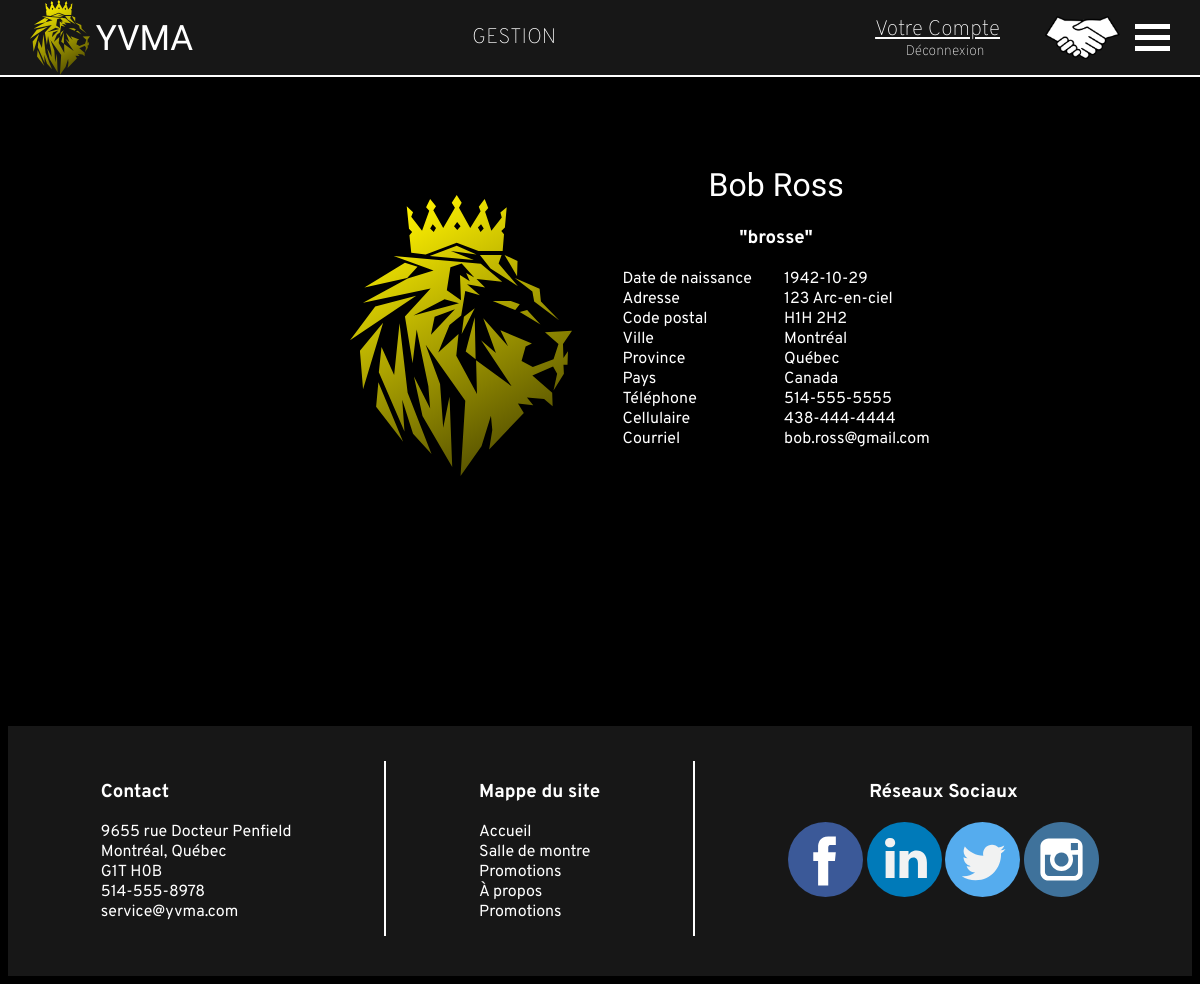
The page /VEHICULES_DOCCASION_INC/index.php?Utilisateur&action=compte (signed in) on the database its author committed.
### tables this page shows
CREATE TABLE utilisateur (
	idUtilisateur SMALLINT UNSIGNED AUTO_INCREMENT,
	prenom VARCHAR(50) NOT NULL,
	nom VARCHAR(50) NOT NULL,
	dateNaissance DATE NOT NULL,
	adresse VARCHAR(60) NOT NULL,
	codePostal CHAR(7) NOT NULL,
	telephone CHAR(12) NOT NULL,
	cellulaire CHAR(12),
	courriel VARCHAR(60) NOT NULL,
	pseudonyme VARCHAR(20) UNIQUE NOT NULL,
	motDePasse VARCHAR(250) NOT NULL,
	codeOubliMDP VARCHAR(250),
	dateExpirationCode DATE,
	villeId SMALLINT UNSIGNED NOT NULL,
	privilegeId SMALLINT UNSIGNED NOT NULL,
	visibilite BOOLEAN NOT NULL,
	PRIMARY KEY(idUtilisateur),
	FOREIGN KEY(villeId) REFERENCES ville(idVille),
	FOREIGN KEY(privilegeId) REFERENCES privilege(idPrivilege)
);

CREATE TABLE ville (
	idVille SMALLINT UNSIGNED AUTO_INCREMENT,
	nomVilleFR VARCHAR(50) NOT NULL,
	nomVilleEN VARCHAR(50) NOT NULL,
	provinceCode CHAR(2) NOT NULL,
	visibilite BOOLEAN NOT NULL,
	PRIMARY KEY(idVille),
	FOREIGN KEY(provinceCode) REFERENCES province(codeProvince)
);

CREATE TABLE province (
	codeProvince CHAR(2),
	nomProvinceFR VARCHAR(50) NOT NULL,
	nomProvinceEN VARCHAR(50) NOT NULL,
	paysId SMALLINT UNSIGNED NOT NULL,
	visibilite BOOLEAN NOT NULL,
	PRIMARY KEY(codeProvince),
	FOREIGN KEY(paysId) REFERENCES pays(idPays)
);

CREATE TABLE pays (
	idPays SMALLINT UNSIGNED AUTO_INCREMENT,
	nomPaysFR VARCHAR(50) NOT NULL,
	nomPaysEN VARCHAR(50) NOT NULL,
	visibilite BOOLEAN NOT NULL,
	PRIMARY KEY(idPays)
);

### VEHICULES_DOCCASION_INC/index.php (called while the page is built, shortened)
<?php
    function mon_autoloader($classe) {
        $repertoires = array(RACINE . "controleurs/",
						RACINE . "modeles/",
						RACINE . "vues/");
        foreach ($repertoires as $rep) {
            if (file_exists($rep . $classe . ".php")) {
                return;
            }
        }
    }
	Routeur::route();
?>

### VEHICULES_DOCCASION_INC/modeles/TemplateDAO.php (called while the page is built, shortened)
<?php
	abstract class TemplateDAO {
		public function __construct() {
			$this->connexion = new PDO("mysql:host=localhost;dbname=concessionnaire", "root", "");
		}
	}
?>

### VEHICULES_DOCCASION_INC/modeles/Modele_Utilisateur.php (called while the page is built, shortened)
<?php
	class Modele_Utilisateur extends TemplateDAO {
        public function obtenir_utilisateur($id) {
            $requete = "SELECT idUtilisateur, prenom, nom, dateNaissance, adresse, codePostal, telephone,
                cellulaire, courriel, pseudonyme, motDePasse, idVille, nomVilleFR, nomVilleEN, codeProvince,
                nomProvinceFR, nomProvinceEN, idPays, nomPaysFR, nomPaysEN, privilegeId, nomPrivilegeFR,
                nomPrivilegeEN FROM utilisateur JOIN ville ON villeId = idVille
                JOIN province ON provinceCode = codeProvince JOIN pays ON paysId = idPays
                JOIN privilege ON privilegeId = idPrivilege WHERE idUtilisateur = :id";
            $requetePreparee = $this -> connexion -> prepare($requete);
            $requetePreparee -> bindParam(":id", $id);
            $requetePreparee -> execute();
            $requetePreparee -> setFetchMode(PDO::FETCH_CLASS | PDO::FETCH_PROPS_LATE, 'Utilisateur');
            return $requetePreparee -> fetch();
        }
        public function obtenir_par_pseudonyme($pseudonyme) {
            $requete = "SELECT * FROM utilisateur WHERE pseudonyme = :ps";
            $requetePreparee = $this -> connexion -> prepare($requete);
            $requetePreparee -> bindParam(":ps", $pseudonyme);
            $requetePreparee -> execute();
			$utilisateur = $requetePreparee -> fetch();
            return $utilisateur;
        }
	}
?>

### VEHICULES_DOCCASION_INC/modeles/Utilisateur.php (called while the page is built, shortened)
<?php
    class Utilisateur {
        public function __construct($id = 0, $prenom = "", $nom = "", $dateNaissance = "", $adresse = "",
                                    $codePostal = "", $telephone = "", $cellulaire = "", $courriel = "",
                                    $pseudonyme = "", $motDePasse = "", $villeId = 0, $privilegeId = 0,
                                    $visibilite = 1, $nomVilleFR = "", $nomVilleEN = "", $codeProvince = "",
                                    $nomProvinceFR = "", $nomProvinceEN = "", $idPays = 0, $nomPaysFR = "",
                                    $nomPaysEN = "", $nomPrivilegeFR = "", $nomPrivilegeEN = "") {
            $this -> prenom = $prenom;
            $this -> nom = $nom;
            $this -> dateNaissance = $dateNaissance;
            $this -> adresse = $adresse;
            $this -> codePostal = $codePostal;
            $this -> telephone = $telephone;
            $this -> cellulaire = $cellulaire;
            $this -> courriel = $courriel;
            $this -> pseudonyme = $pseudonyme;
            $this -> nomVilleFR = $nomVilleFR;
            $this -> nomProvinceFR = $nomProvinceFR;
            $this -> nomPaysFR = $nomPaysFR;
        }
        public function getPrenom() {
            return $this -> prenom;
        }
        public function getNom() {
            return $this -> nom;
        }
        public function getDateNaissance() {
            return $this -> dateNaissance;
        }
        public function getAdresse() {
            return $this -> adresse;
        }
        public function getCodePostal() {
            return $this -> codePostal;
        }
        public function getTelephone() {
            return $this -> telephone;
        }
        public function getCellulaire() {
            return $this -> cellulaire;
        }
        public function getCourriel() {
            return $this -> courriel;
        }
        public function getPseudonyme() {
            return $this -> pseudonyme;
        }
        public function getNomVilleFR() {
            return $this -> nomVilleFR;
        }
        public function getNomProvinceFR() {
            return $this -> nomProvinceFR;
        }
        public function getNomPaysFR() {
            return $this -> nomPaysFR;
        }
    }
?>

### VEHICULES_DOCCASION_INC/vues/Compte.php (the view)
<?php $utilisateur = $data["utilisateur"] ?>
<div class="compteWrapper">
    <img class="logoCompte" src="assets/logo_icones/YVMA_logo_gold.svg">
    <div class="compte">
        <h1><?= $utilisateur -> getPrenom() . " " . $utilisateur -> getNom() ?></h1>
        <h3>"<?= $utilisateur -> getPseudonyme() ?>"</h3>
        <div class="columns">
            <div>Date de naissance</div>
            <div>Adresse</div>
            <div>Code postal</div>
            <div>Ville</div>
            <div>Province</div>
            <div>Pays</div>
            <div>Téléphone</div>
            <div>Cellulaire</div>
            <div>Courriel</div>
            <div><?= $utilisateur -> getDateNaissance() ?></div>
            <div><?= $utilisateur -> getAdresse() ?></div>
            <div><?= $utilisateur -> getCodePostal() ?></div>
            <div><?= $utilisateur -> getNomVilleFR() ?></div>
            <div><?= $utilisateur -> getNomProvinceFR() ?></div>
            <div><?= $utilisateur -> getNomPaysFR() ?></div>
            <div><?= $utilisateur -> getTelephone() ?></div>
            <div><?= $utilisateur -> getCellulaire() ?></div>
            <div><?= $utilisateur -> getCourriel() ?></div>
        </div>
    </div>
</div>

### VEHICULES_DOCCASION_INC/assets/styles/styles.css (style rules this page uses)
* { color: white; }
body { max-width: 100%; margin-top: calc(75px - 30px); box-sizing: border-box; font-family: 'Overpass', sans-serif; overflow-x: hidden; }
h1 { font-family: Marcellus SC; font-style: normal; font-weight: normal; text-align: center; color: white; }

### VEHICULES_DOCCASION_INC/assets/styles/admin.css (style rules this page uses)
body { background-color: black; background-size: cover; background-attachment: fixed; background-position-y: 75px; overflow-x: hidden; }

### VEHICULES_DOCCASION_INC/assets/styles/compte.css (style rules this page uses)
.compteWrapper { padding-top: 100px; padding-bottom: 200px; min-width: 600px; text-align: center; display: flex; margin: auto; width: 45%; }
.logoCompte { height: 281px; padding: 50px; }
.compte { background: rgba(0, 0, 0, 0.8); max-width: 400px; text-decoration: none; }
.columns { column-count: 2; text-align: left; }

### rows shown on the page
utilisateur: prenom "Bob", nom "Ross", pseudonyme "brosse", dateNaissance "1942-10-29", adresse "123 Arc-en-ciel", codePostal "H1H 2H2", villeId.nomVilleFR "Montréal", province.nomProvinceFR "Québec", pays.nomPaysFR "Canada", telephone "514-555-5555", cellulaire "438-444-4444", courriel "bob.ross@gmail.com"
